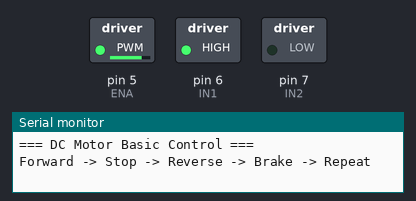
Simulated run of this sketch. Board: Arduino Uno, built with avr-gcc and run on an emulated ATmega328P. Shown: switched loads named in the sketch (green lamp = pin HIGH), the last lines printed to the serial monitor.

Above: at 0.05 s.
At 5.0 s:
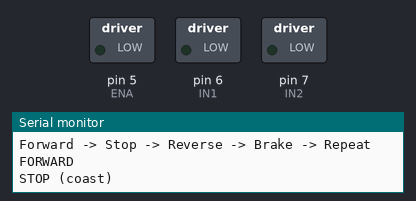
At 7.5 s:
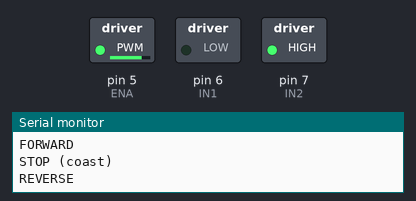
At 10.0 s:
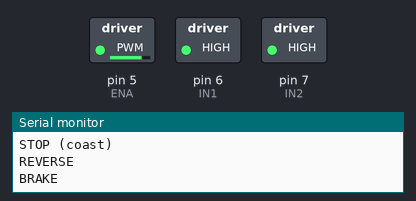
Timing chart, 0 to 13.0 s (numbered marks = the images above):
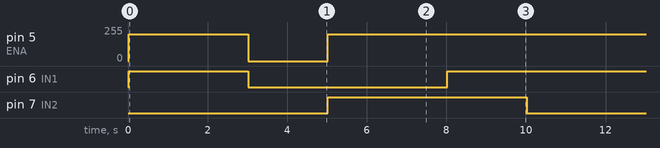

Measured:
- by itself, pin 5 (ENA): repeats every 10.0 s: 0/255 2.0 s, 200/255 8.0 s
- by itself, pin 6 (IN1): repeats every 10.0 s: LOW 5.0 s, HIGH 5.0 s
- by itself, pin 7 (IN2): alternates HIGH for 5.0 s and LOW for 5.0 s

The sketch:

02_dc_motor_basic.ino
```cpp
// InnoBees STEM Lab - DC Motor Basic Control
// L298N Motor Driver:
//   ENA -> D5 (PWM), IN1 -> D6, IN2 -> D7
//   Motor on OUT1/OUT2
//   Battery (6-9V) on VMS, GND shared with Arduino
// Demonstrates forward, reverse, and stop

const int ENA = 5;   // PWM speed control
const int IN1 = 6;   // direction pin 1
const int IN2 = 7;   // direction pin 2

void motorForward() {
  digitalWrite(IN1, HIGH);
  digitalWrite(IN2, LOW);
  analogWrite(ENA, 200);
}

void motorReverse() {
  digitalWrite(IN1, LOW);
  digitalWrite(IN2, HIGH);
  analogWrite(ENA, 200);
}

void motorStop() {
  digitalWrite(IN1, LOW);
  digitalWrite(IN2, LOW);
  analogWrite(ENA, 0);
}

void motorBrake() {
  digitalWrite(IN1, HIGH);
  digitalWrite(IN2, HIGH);
}

void setup() {
  pinMode(ENA, OUTPUT);
  pinMode(IN1, OUTPUT);
  pinMode(IN2, OUTPUT);
  Serial.begin(9600);
  Serial.println("=== DC Motor Basic Control ===");
  Serial.println("Forward -> Stop -> Reverse -> Brake -> Repeat");
}

void loop() {
  Serial.println("FORWARD");
  motorForward();
  delay(3000);

  Serial.println("STOP (coast)");
  motorStop();
  delay(2000);

  Serial.println("REVERSE");
  motorReverse();
  delay(3000);

  Serial.println("BRAKE");
  motorBrake();
  delay(2000);
}
```
